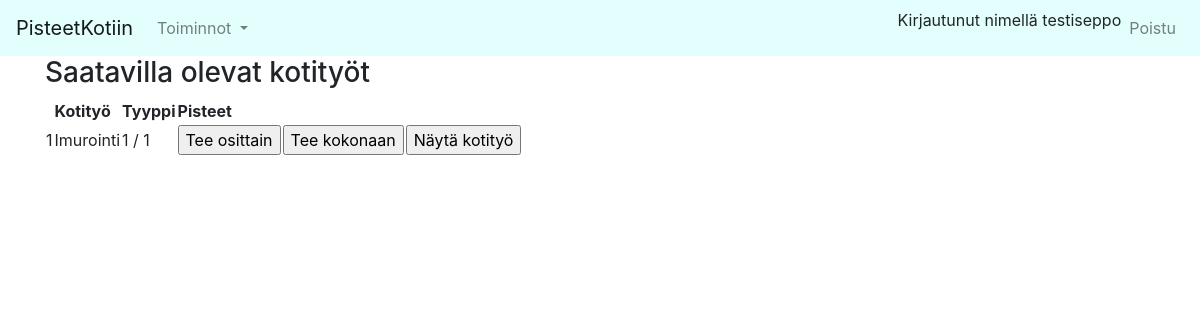
The page /chores/ (signed in) on the database its author committed.
### application/auth/models.py (models this page shows, shortened)
class User(Base):
    __tablename__ = "account"
    name = db.Column(db.String(144), nullable=False)
    username = db.Column(db.String(144), nullable=False)
    password = db.Column(db.String(144), nullable=False)
    points= db.Column(db.Integer, nullable=False)
    household= db.Column(db.Integer, db.ForeignKey('household.id'),nullable=False)
    nameIndex= db.Index("name_index", name)

### application/chores/models.py (models this page shows, shortened)
class AvailableChore(Base):
    __tablename__ = "chore"
    householdid = db.Column(db.Integer, db.ForeignKey('household.id'), nullable=False)
    points = db.Column(db.Integer, nullable=False)
    maxpoints = db.Column(db.Integer, nullable=False)
    choretype= db.Column(db.Integer, db.ForeignKey('choretype.id'), nullable= False)
    message= db.Column(db.String(144), nullable= True)
    type_index=db.Index("type_index", choretype)
    @staticmethod
    def list_chores(household):
        stmt = text("SELECT chore.id, chore.points, chore.maxpoints, choretype.name "
                    "FROM chore INNER JOIN choretype ON chore.choretype=choretype.id "
                    " WHERE chore.householdid= " + str(household) +" AND chore.points>0;")
        res = db.engine.execute(stmt)
        response = []
        for row in res:
            response.append({"id":row[0], "points":row[1], "maxpoints": row[2], "choretype": row[3]})
        return response

### application/choretype/models.py (models this page shows, shortened)
class Choretype(Base):
    name= db.Column(db.String(144), nullable=False)

### application/chores/views.py (the view)
@app.route("/chores/", methods=["GET"])
@login_required(role="ANY")
def chore_index():
    return render_template("/chores/list.html", chores = AvailableChore.list_chores(current_user.household))

### application/__init__.py (called while the page is built)
def login_required(role="ANY"):
    def wrapper(fn):
        @wraps(fn)
        def decorated_view(*args, **kwargs):
            if not current_user.is_authenticated:
                return login_manager.unauthorized()
            unauthorized = False
            if role != "ANY":
                unauthorized = True
                for user_role in current_user.roles():
                    if user_role == role:
                        unauthorized = False
                        break
            if unauthorized:
                return login_manager.unauthorized()
            return fn(*args, **kwargs)
        return decorated_view
    return wrapper

@login_manager.user_loader
def load_user(user_id):
    return User.query.get(user_id)

### application/templates/chores/list.html
{% extends "layout.html" %}
{% block body %}
  <H3>Saatavilla olevat kotityöt</H3>
  <table>
    <tr>
      <th></th>
      <th>Kotityö</th>
      <th>Tyyppi</th>
      <th>Pisteet</th>
    </tr>
    {% for chore in chores %}
    <tr>
      <td>{{ chore.id }}</td>
      <td>{{ chore.choretype }}</td>
      <td>{{ chore.points }} / {{ chore.maxpoints }}</td>
      <td>
	       <form method="POST" action="{{ url_for('do_chore', chore_id=chore.id, fully=0) }}">
	         <input type="submit" value="Tee osittain"/>
	       </form>
      </td>
      <td>
         <form method="POST" action="{{ url_for('do_chore', chore_id=chore.id, fully=1) }}">
           <input type="submit" value="Tee kokonaan"/>
         </form>
      </td>
      <td>
        <form method="GET" action="{{ url_for('show_chore', chore_id=chore.id) }}">
          <input type="submit" value="Näytä kotityö"/>
        </form>
     </td>
     <td> {{ chore.message }}</td>
    </tr>
    {% endfor %}
  </table>
{% endblock %}

### application/templates/layout.html (shortened to what this page needs)
  <!DOCTYPE html>
  <html>
    <head>
      <link rel="stylesheet" href="https://maxcdn.bootstrapcdn.com/bootstrap/4.0.0/css/bootstrap.min.css">
    </head>
    <body>
            <nav class="navbar navbar-expand-lg navbar-light bg-orange" style="background-color: #e3fffd;">
                    <a class="navbar-brand" href="/">PisteetKotiin</a>
                    <div class="collapse navbar-collapse" id="navbarCollapse">
                        <ul class="navbar-nav mr-auto">
                            <li class="nav-item dropdown" aria-labelledby="navbarDropdown">
                                <a class="nav-link dropdown-toggle" href="#" id="navbarDropdown" role="button" data-toggle="dropdown" aria-haspopup="true" aria-expanded="false">
                                    Toiminnot
                                </a>
                            </li>
                        </ul>
                  <div class="form-inline mt-2 mt-md-0">
                    <ul class="navbar-nav">
                        {% if current_user.is_authenticated %}
                        <li class="nav-item">Kirjautunut nimellä {{ current_user.name }} </li>
                        <li class="nav-item">
                            <a class="nav-link" href="{{ url_for('auth_logout') }}"> Poistu</a></li>
                        {% endif %}
                    </ul>
                </div>
                </div>
          </nav>
      <main role="main" class="container">
        {% block body %}{% endblock %}
      </main>
    </body>
  </html>

### rows shown on the page
User: name "testiseppo"
AvailableChore: id "1", choretype "Imurointi", points "1", maxpoints "1"
